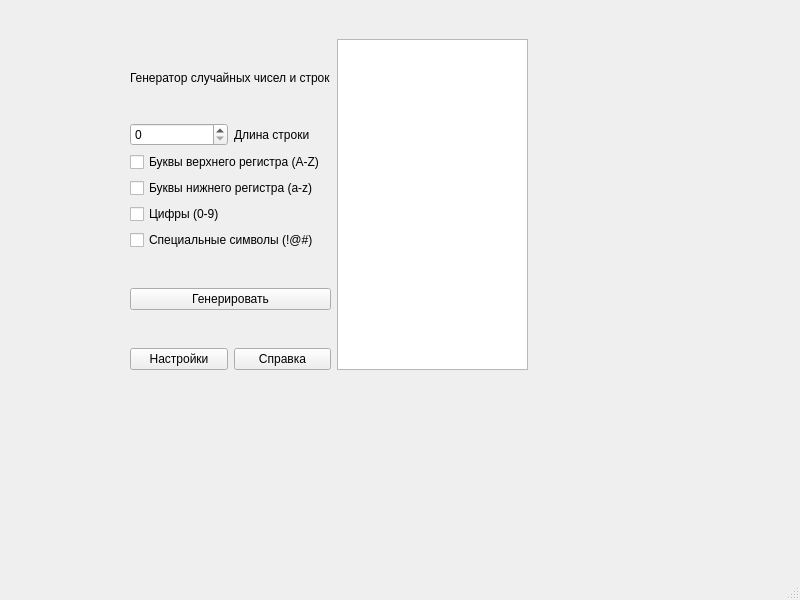
<?xml version="1.0" encoding="UTF-8"?>
<ui version="4.0">
 <class>MainWindow</class>
 <widget class="QMainWindow" name="MainWindow">
  <property name="geometry">
   <rect>
    <x>0</x>
    <y>0</y>
    <width>800</width>
    <height>600</height>
   </rect>
  </property>
  <property name="windowTitle">
   <string>MainWindow</string>
  </property>
  <widget class="QWidget" name="centralwidget">
   <widget class="QWidget" name="horizontalLayoutWidget_2">
    <property name="geometry">
     <rect>
      <x>130</x>
      <y>39</y>
      <width>398</width>
      <height>331</height>
     </rect>
    </property>
    <layout class="QGridLayout" name="gridLayout_2">
     <item row="0" column="0">
      <layout class="QVBoxLayout" name="verticalLayout">
       <item>
        <spacer name="verticalSpacer_2">
         <property name="orientation">
          <enum>Qt::Vertical</enum>
         </property>
         <property name="sizeHint" stdset="0">
          <size>
           <width>20</width>
           <height>40</height>
          </size>
         </property>
        </spacer>
       </item>
       <item>
        <widget class="QLabel" name="label">
         <property name="text">
          <string>Генератор случайных чисел и строк</string>
         </property>
        </widget>
       </item>
       <item>
        <spacer name="verticalSpacer_3">
         <property name="orientation">
          <enum>Qt::Vertical</enum>
         </property>
         <property name="sizeHint" stdset="0">
          <size>
           <width>20</width>
           <height>40</height>
          </size>
         </property>
        </spacer>
       </item>
       <item>
        <layout class="QGridLayout" name="gridLayout">
         <item row="2" column="1">
          <widget class="QLabel" name="label_2">
           <property name="text">
            <string>Длина строки</string>
           </property>
          </widget>
         </item>
         <item row="2" column="0">
          <widget class="QSpinBox" name="spinBox"/>
         </item>
         <item row="6" column="0" colspan="2">
          <widget class="QCheckBox" name="checkBox_4">
           <property name="text">
            <string>Специальные символы (!@#)</string>
           </property>
          </widget>
         </item>
         <item row="3" column="0" colspan="2">
          <widget class="QCheckBox" name="checkBox">
           <property name="text">
            <string>Буквы верхнего регистра (A-Z)</string>
           </property>
          </widget>
         </item>
         <item row="4" column="0" colspan="2">
          <widget class="QCheckBox" name="checkBox_2">
           <property name="text">
            <string>Буквы нижнего регистра (a-z)</string>
           </property>
          </widget>
         </item>
         <item row="5" column="0" colspan="2">
          <widget class="QCheckBox" name="checkBox_3">
           <property name="text">
            <string>Цифры (0-9)</string>
           </property>
          </widget>
         </item>
        </layout>
       </item>
       <item>
        <spacer name="verticalSpacer_4">
         <property name="orientation">
          <enum>Qt::Vertical</enum>
         </property>
         <property name="sizeHint" stdset="0">
          <size>
           <width>20</width>
           <height>40</height>
          </size>
         </property>
        </spacer>
       </item>
       <item>
        <widget class="QPushButton" name="pushButton_2">
         <property name="text">
          <string>Генерировать</string>
         </property>
        </widget>
       </item>
       <item>
        <spacer name="verticalSpacer">
         <property name="orientation">
          <enum>Qt::Vertical</enum>
         </property>
         <property name="sizeHint" stdset="0">
          <size>
           <width>20</width>
           <height>40</height>
          </size>
         </property>
        </spacer>
       </item>
       <item>
        <layout class="QHBoxLayout" name="horizontalLayout">
         <item>
          <widget class="QPushButton" name="pushButton_3">
           <property name="text">
            <string>Настройки</string>
           </property>
          </widget>
         </item>
         <item>
          <widget class="QPushButton" name="pushButton">
           <property name="text">
            <string>Справка</string>
           </property>
          </widget>
         </item>
        </layout>
       </item>
      </layout>
     </item>
     <item row="0" column="1">
      <widget class="QTextEdit" name="textEdit"/>
     </item>
    </layout>
   </widget>
  </widget>
  <widget class="QMenuBar" name="menubar">
   <property name="geometry">
    <rect>
     <x>0</x>
     <y>0</y>
     <width>800</width>
     <height>18</height>
    </rect>
   </property>
  </widget>
  <widget class="QStatusBar" name="statusbar"/>
 </widget>
 <resources/>
 <connections/>
</ui>
